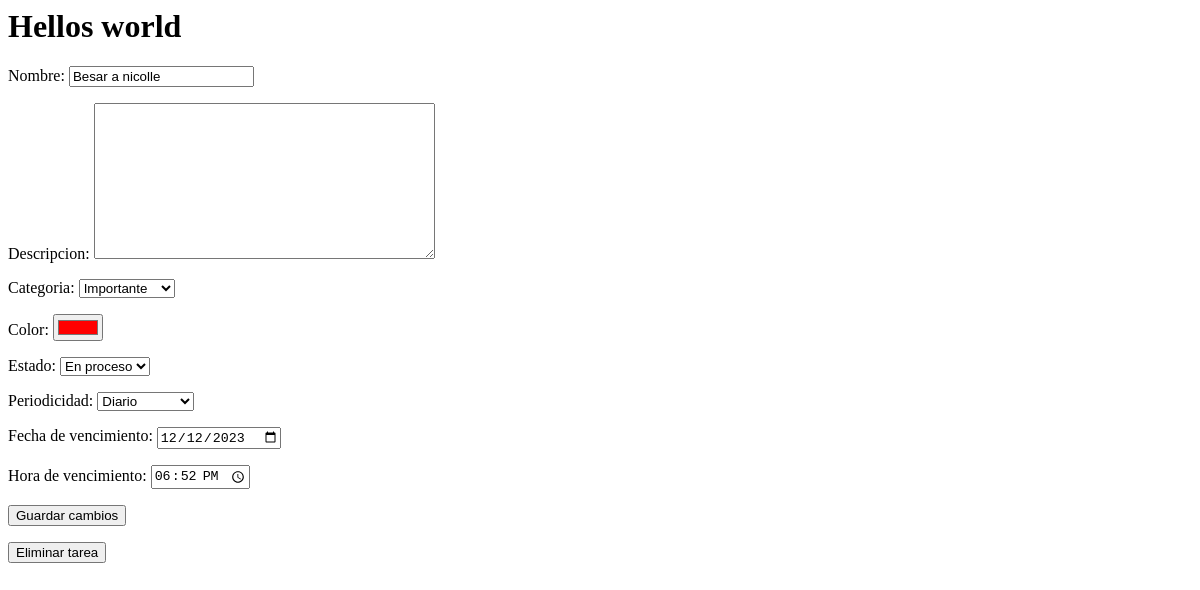
The page /editTask/2/ (signed in) on the database as committed earlier.
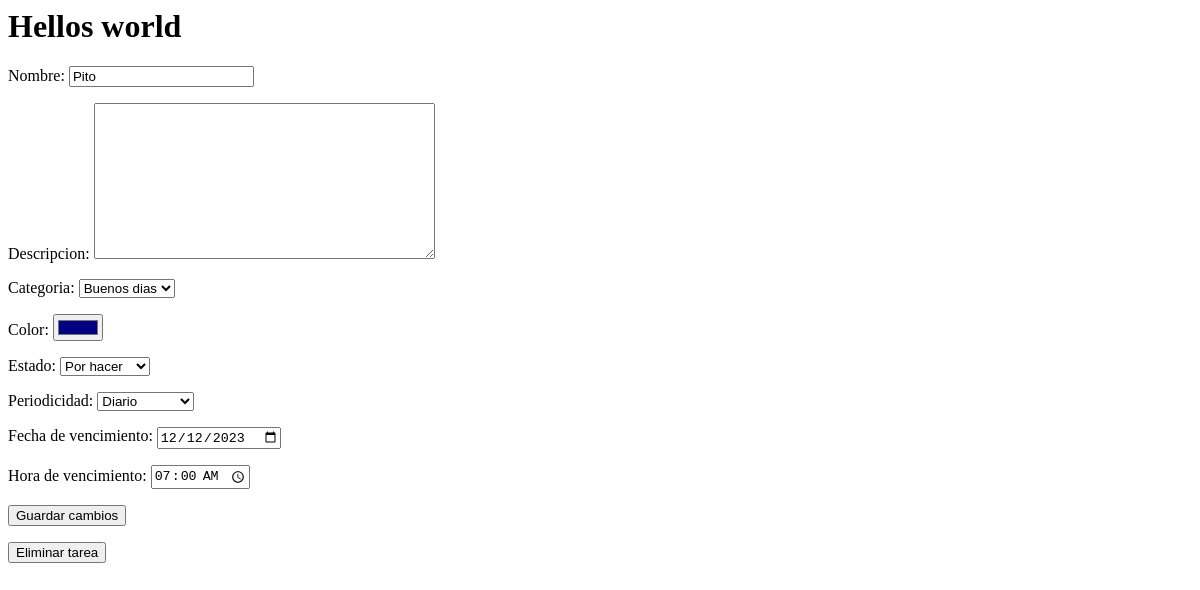
The same page on the database as committed later.
### Task/models.py (models this page shows, shortened)
class Task(models.Model):
    user = models.ForeignKey(User,on_delete=models.CASCADE,default=1)
    taskName = models.CharField(default='Tarea', max_length=100)
    category = models.ForeignKey(Category, on_delete=models.CASCADE, default=1)
    taskDescription = models.TextField(default="")
    color = ColorField(default='#FFFFFF')
    class state(models.IntegerChoices):
        TODO = 0, _('Por hacer')
        IN_PROG = 1, _('En proceso')
        CANCELED = 2, _('Cancelada')
        FINISHED = 3, _('Finalizada')
    taskState = models.IntegerField(default=state.TODO, choices=state.choices)
    class period(models.IntegerChoices):
        NON_PERIODIC = 0, _('No periodico')
        DAILY = 1, _('Diario')
        WEEKLY = 2, _('Semanal')
        MONTHLY = 3, _('Mensual')
        ANNUALLY = 4, _('Anual')
    periodicity = models.IntegerField(default=period.NON_PERIODIC, choices=period.choices)
    dueDate = models.DateField(default=datetime.today, blank=False)
    dueTime = models.TimeField(default='00:00', blank=True)

### Task/views/editTask.py (the view)
# urls.py: path('editTask/<int:task_id>/', editTask.editTask, name='editTask'),
@login_required
def editTask(request, task_id):
    task = get_object_or_404(Task, id=task_id)
    if request.method == 'POST':
        if 'delete_task' in request.POST:
            task.delete()
            return redirect('home')
        form = taskCreationForm(request.POST, instance=task)
        if form.is_valid():
            form.save()
            return redirect('home')
    else:
        form = taskCreationForm(instance=task)
    return render(request, 'editTask.html', {
        'task': task,
        'form': form,
    })

### Task/forms.py (called while the page is built)
        def label_from_instance(self, obj: Model) -> str:
            return obj.name

### Task/templates/editTask.html (shortened to what this page needs)
<h1>Hellos world</h1>
<form method="POST">
    {{ form.as_p }}
    <button type="submit">Guardar cambios</button>
</form>
<form method="POST" action="{% url 'delete_task' task.id %}" style="margin-top: 10px;">
    <button type="submit" onclick="return confirm('¿Estás seguro de que quieres eliminar esta tarea?')">Eliminar tarea</button>
</form>

Rows that differ between the two databases and show on the page:
changed Task "Diario": taskName "Besar a nicolle" → "Pito"; category "Importante" → "Buenos dias"; color "#ff0000" → "#000080"; taskState "En proceso" → "Por hacer"; dueTime "18:52:00" → "07:00:00"
